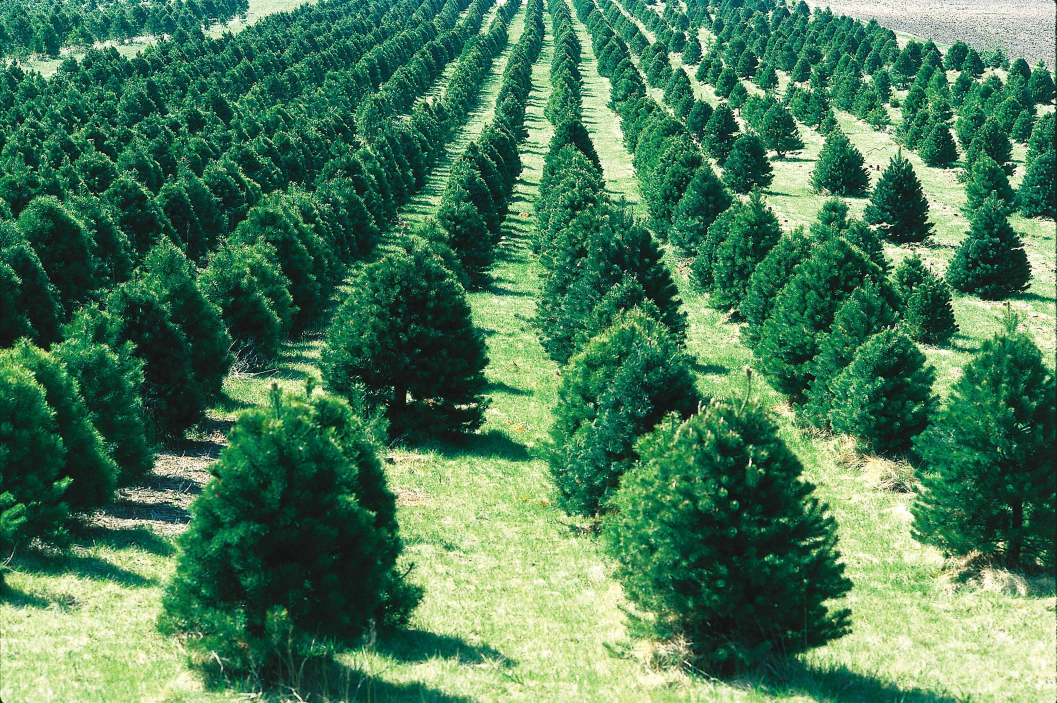
#> input picture Project1/input.jpg, 3170 x 2108 px (shown at 1/3 size)
$ python myproject1.py
#> lines starting #> are read from the running program, lines starting #| are printed output that depends on the picture; after the words box and inside, x2 and y2 are one past the last pixel; in counts of white or black regions, pixels touching at a corner belong together
#> further down, image1 is the input picture: shape (2108, 3170, 3); mean B, G, R 88.2, 122.4, 73.7
# CS4475 Summer 2016
# Project 1 "4 Seasons"
# Sanghyun Sanny Chun
# GTID: 902759995

import cv2
import numpy as np

# findGreen sets all the pixels in a given range of colors a value of 1. Everything else is 0.
# For this project, I tried to detect as many shades of green as possible.
def findGreen(landscapeHSV):
    lowerBound = np.array([20, 00, 50], dtype=np.uint8)
    upperBound = np.array([195, 255, 195], dtype=np.uint8)
    imageMask = cv2.inRange(landscapeHSV, lowerBound, upperBound)
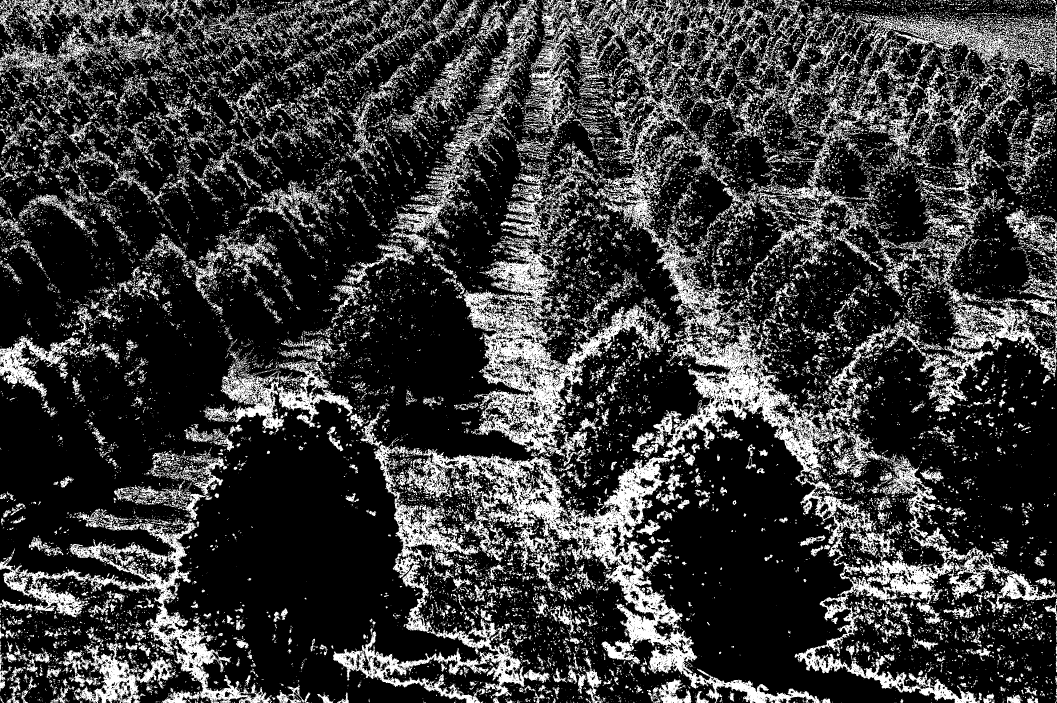
#> imageMask: shape (2108, 3170) (shown at 1/3 size); 22.7% white; 31216 white regions (26526 under 20 px), largest, box (x1, y1, x2, y2) and area: (1779, 0, 3170, 2108) 214149, (999, 1319, 2461, 2108) 182269, (1389, 409, 2012, 1367) 103545
    cv2.imwrite("imageMask.jpg", imageMask)
    return imageMask

# This function changes the greens into white for a SNOW EFFECT. Note that not every single shade of green
# may be detected.
def changetoWinter(landscapeHSV, imageMask):
    landscapeHSV[np.where((imageMask == [255, 255, 255]).all(axis=2))] = [255, 255, 230]
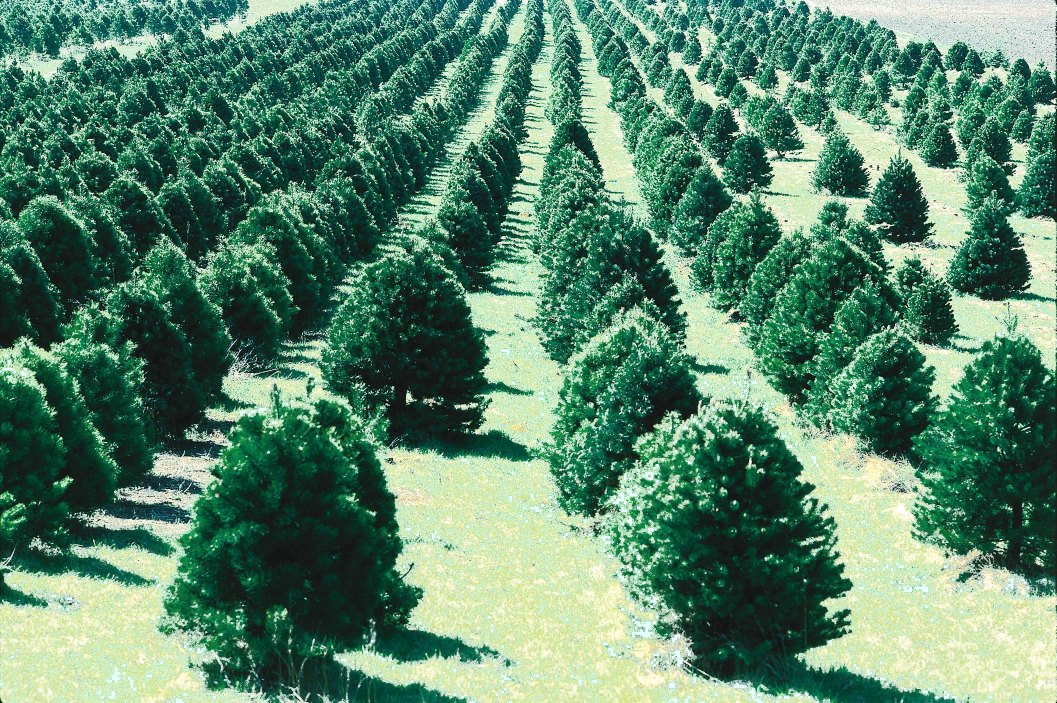
#> landscapeHSV: shape (2108, 3170, 3) (shown at 1/3 size); mean B, G, R 107.7, 133.7, 89
    return landscapeHSV

# This function changes the greens into tan/orange for an AUTUMN EFFECT. Note that not every single shade of green
# may be detected.
def changetoFall(landscapeHSV, imageMask):
    landscapeHSV[np.where((imageMask == [255, 255, 255]).all(axis=2))] = [0, 150, 230]
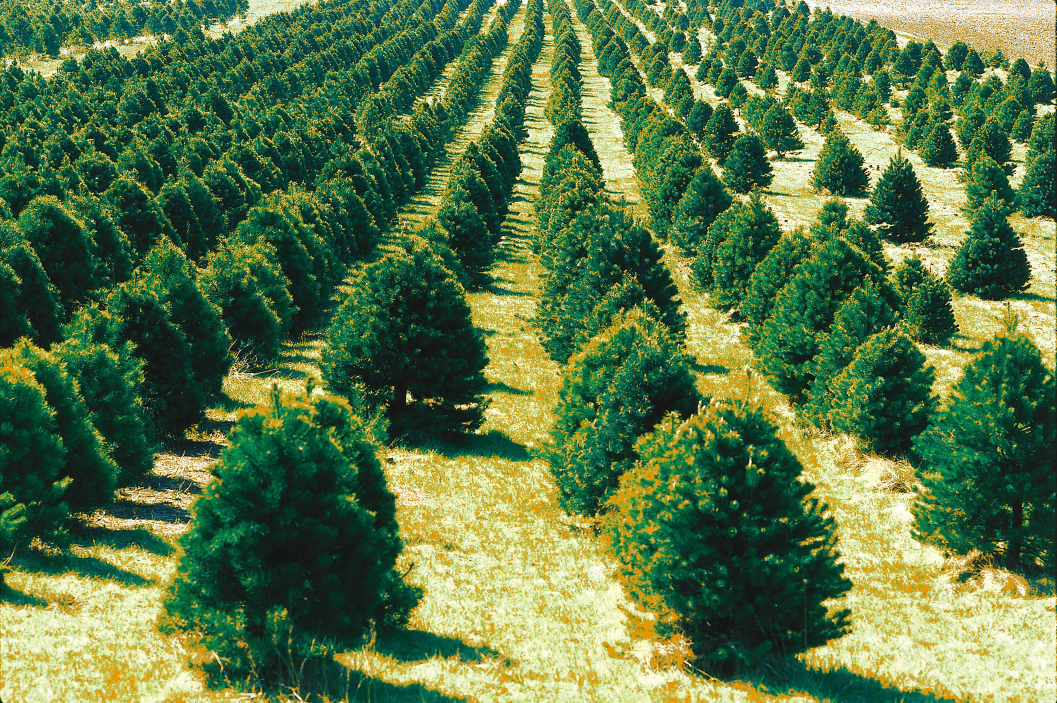
#> landscapeHSV: shape (2108, 3170, 3) (shown at 1/3 size); mean B, G, R 71.3, 118.7, 89
    return landscapeHSV

# This function changes the greens into bright green for an SUMMEr EFFECT. Note that not every single shade of green
# may be detected.
def changetoSummer(landscapeHSV, imageMask):
    landscapeHSV[np.where((imageMask == [255, 255, 255]).all(axis=2))] = [45, 235, 143]
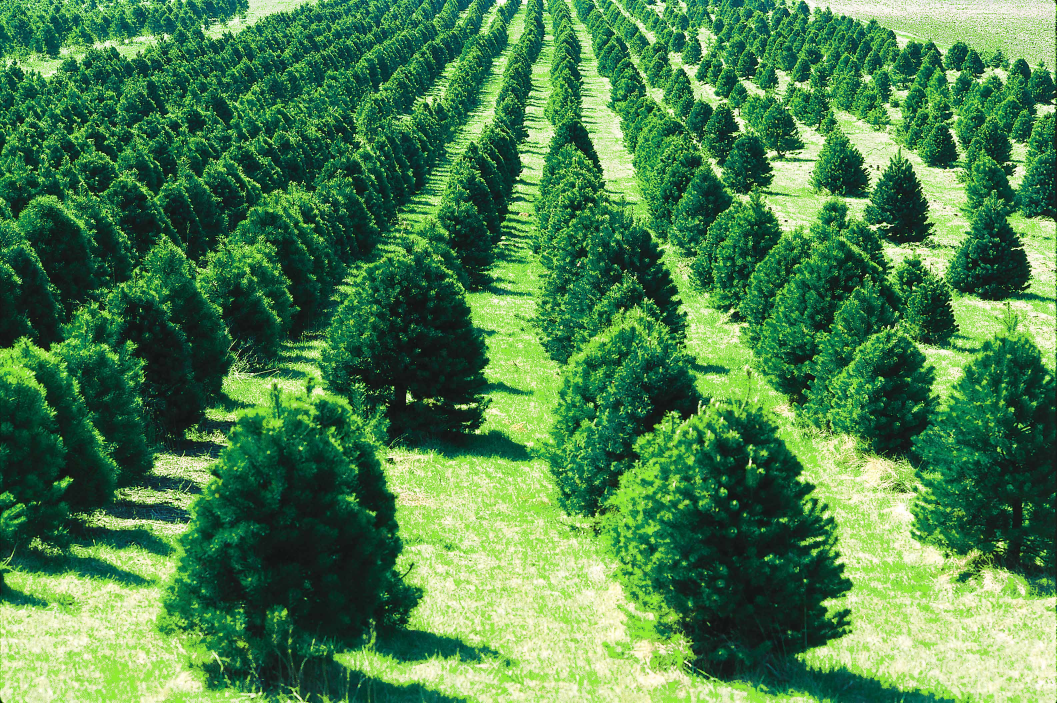
#> landscapeHSV: shape (2108, 3170, 3) (shown at 1/3 size); mean B, G, R 77.7, 130.8, 76.6
    return landscapeHSV

# Read the input image. Have to have 2 copies, one for Fall and one for Winter
image1 = cv2.imread("input.jpg")
image1_2 = cv2.imread("input.jpg")
image1_3 = cv2.imread("input.jpg")

# I then find the mask, and save it as imageMask.jpg
imageMask = findGreen(image1)
image2 = cv2.imread("imageMask.jpg")

# Apply season functions here
winterImage = changetoWinter(image1, image2)
fallImage = changetoFall(image1_2, image2)
summerImage = changetoSummer(image1_3, image2)

# Gaussian filter to smooth out the end images
winterImage = cv2.GaussianBlur(winterImage, (5, 5), 0)
fallImage = cv2.GaussianBlur(fallImage, (5, 5), 0)
summerImage = cv2.GaussianBlur(summerImage, (5, 5), 0)

cv2.imwrite("winterImage.jpg", winterImage)
cv2.imwrite("fallImage.jpg", fallImage)
cv2.imwrite("summerImage.jpg", summerImage)

$ run again, with Project1/fall1.jpg copied over Project1/input.jpg
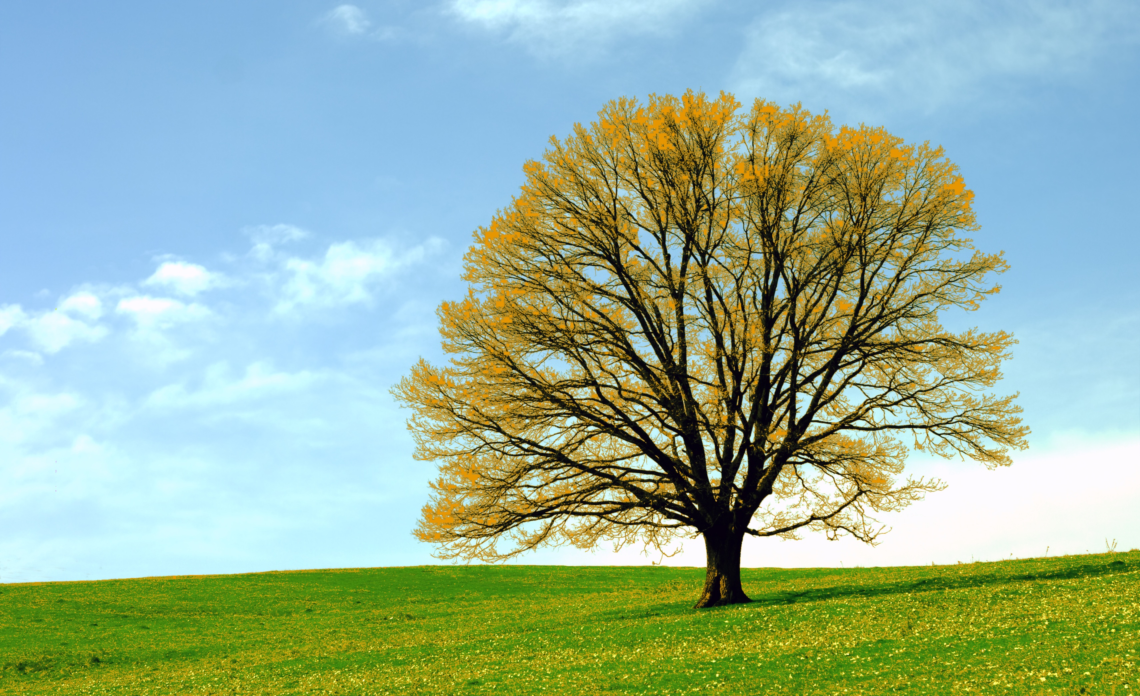
#> input picture Project1/fall1.jpg, 3420 x 2088 px (shown at 1/3 size)
#> image1 is the input picture: shape (2088, 3420, 3); mean B, G, R 155.7, 178.9, 152
#> in findGreen, `imageMask = cv2.inRange(landscapeHSV, lowerBound, upperBound)`:
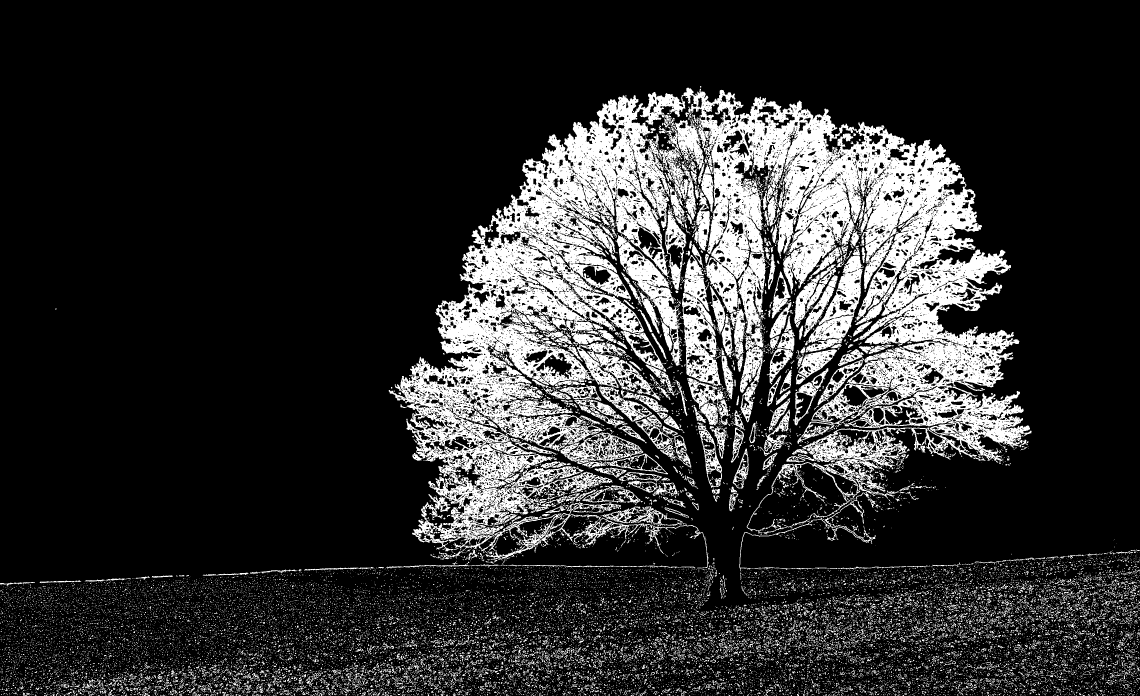
#> imageMask: shape (2088, 3420) (shown at 1/3 size); 18.6% white; 25875 white regions (23367 under 20 px), largest, box (x1, y1, x2, y2) and area: (1166, 263, 3095, 1713) 888531, (2046, 765, 2165, 1159) 21396, (1701, 1026, 1981, 1265) 18026
#> in changetoSummer, `landscapeHSV[np.where((imageMask == [255, 255, 255]).all(axis=2))] = [..`:
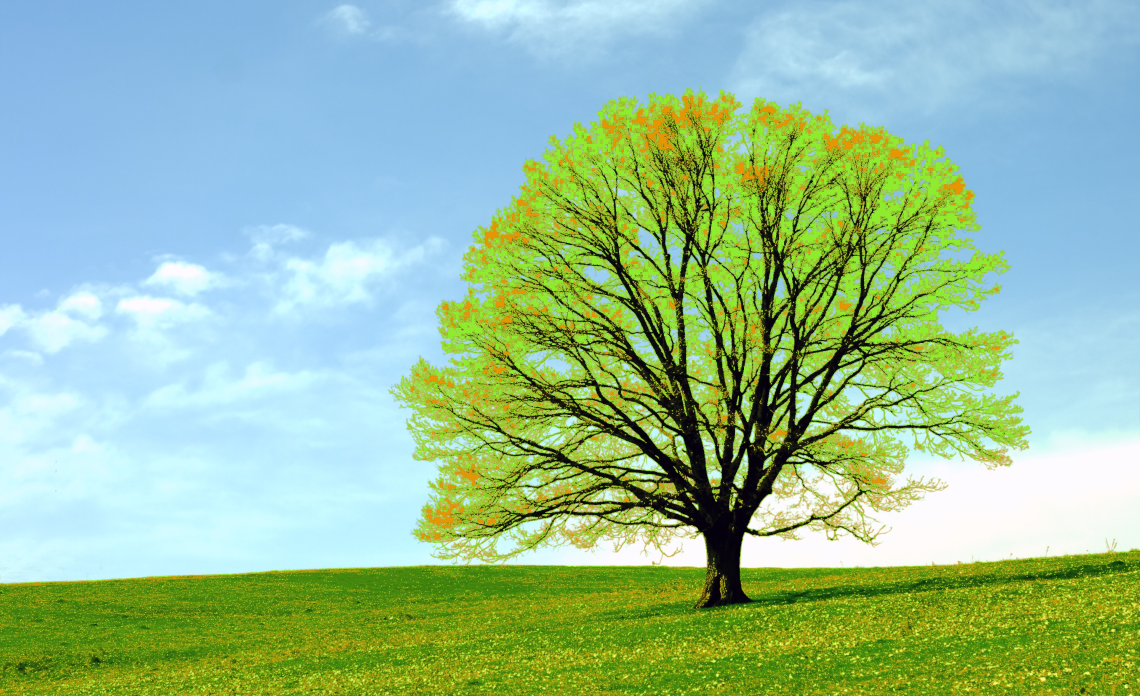
#> landscapeHSV: shape (2088, 3420, 3) (shown at 1/3 size); mean B, G, R 152.3, 190, 150.4

$ run again, with Project1/fall2.jpg copied over Project1/input.jpg
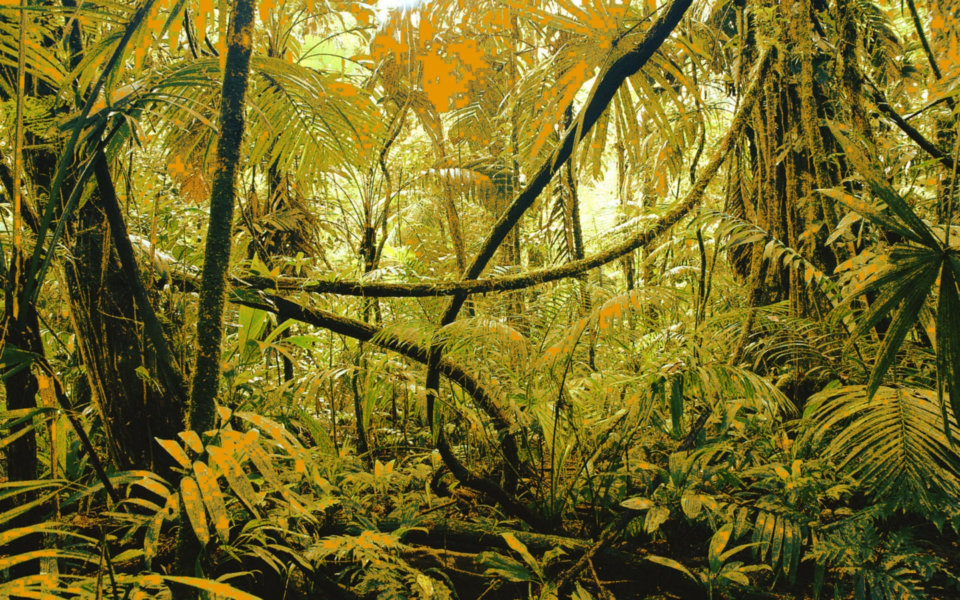
#> input picture Project1/fall2.jpg, 1920 x 1200 px (shown at 1/2 size)
#> image1 is the input picture: shape (1200, 1920, 3); mean B, G, R 35.4, 105.9, 115.7
#> in findGreen, `imageMask = cv2.inRange(landscapeHSV, lowerBound, upperBound)`:
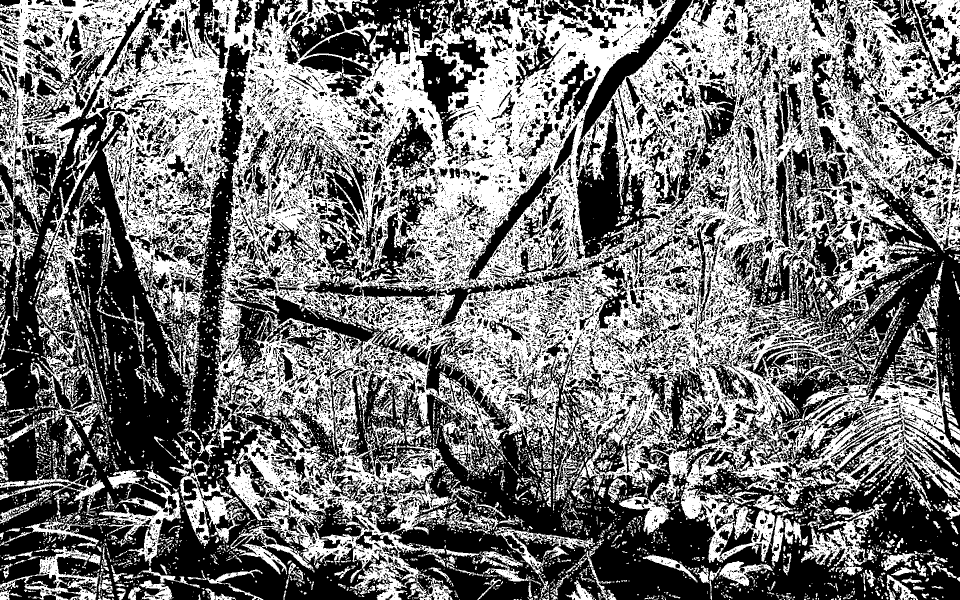
#> imageMask: shape (1200, 1920) (shown at 1/2 size); 46.4% white; 6011 white regions (4844 under 20 px), largest, box (x1, y1, x2, y2) and area: (0, 0, 1920, 1200) 859998, (70, 249, 199, 661) 11722, (198, 939, 362, 1132) 7980
#> in changetoSummer, `landscapeHSV[np.where((imageMask == [255, 255, 255]).all(axis=2))] = [..`:
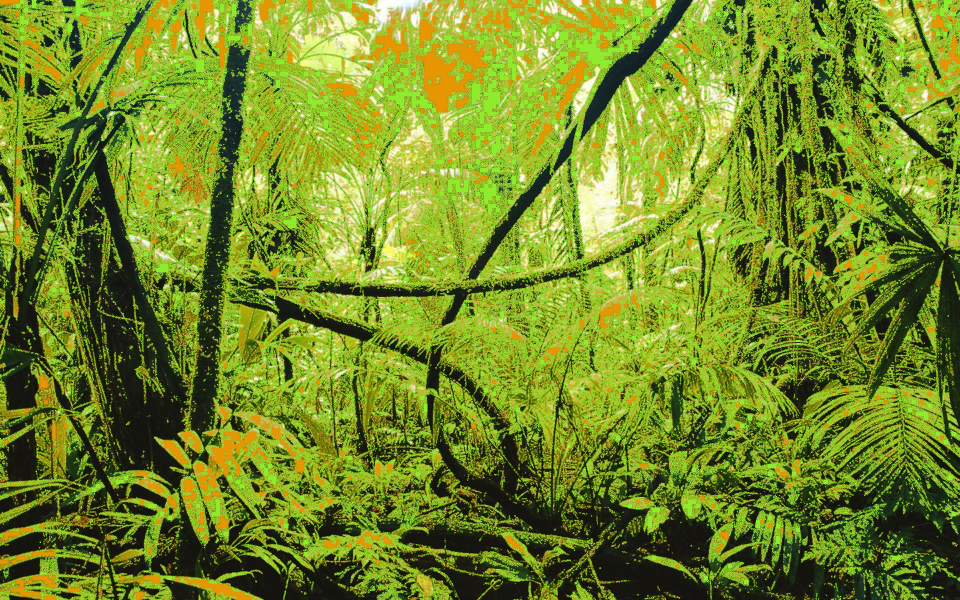
#> landscapeHSV: shape (1200, 1920, 3) (shown at 1/2 size); mean B, G, R 37.3, 137.4, 116.1
